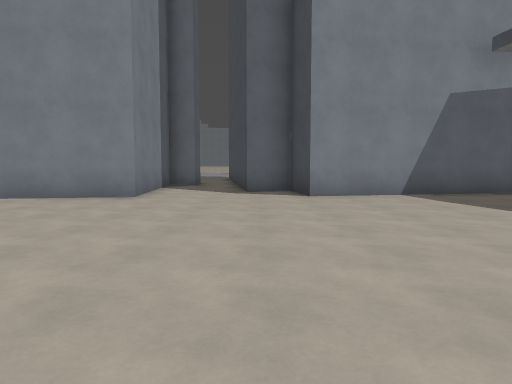
[1] (above)

18 first-person views from a walk through a Godot game level. The camera is 1.3 m above the floor, tilts 4° down and sees 75° across. The floor is counted in squares, 2 m on a side. Each view is taken from the middle of a square. On the plan, view 1 faces up. The plan holds only what a view shows up to about 10 squares ahead; the rest is blank. The place goes on beyond the plan. Surface patterns are stand-ins for the level's own textures.

[2]
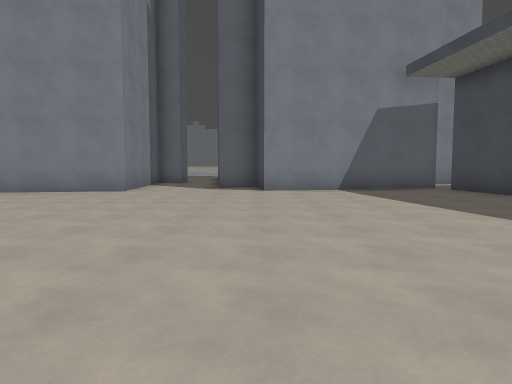

[3]
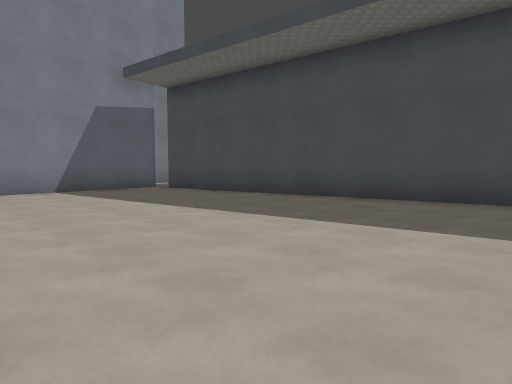

[4]
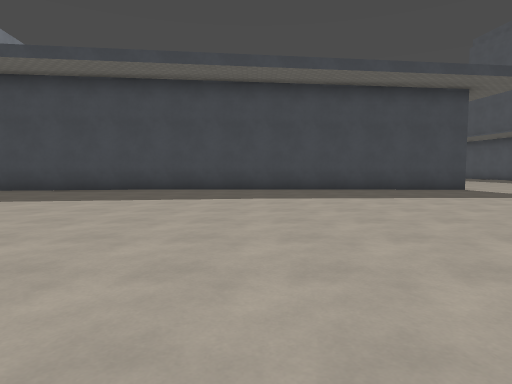

[5]
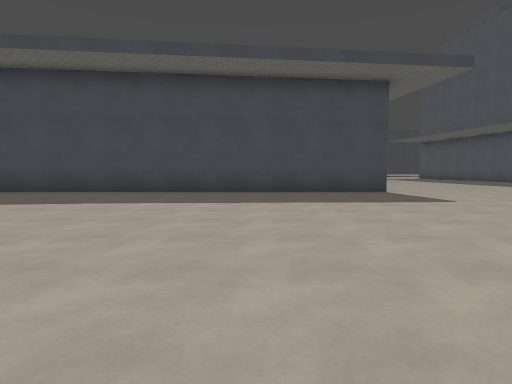

[6]
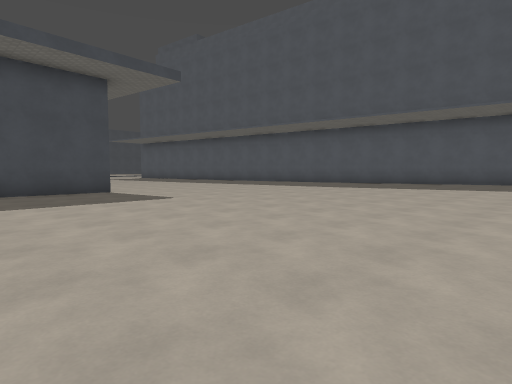

[7]
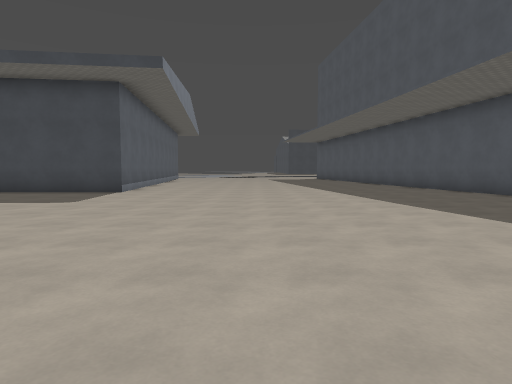

[8]
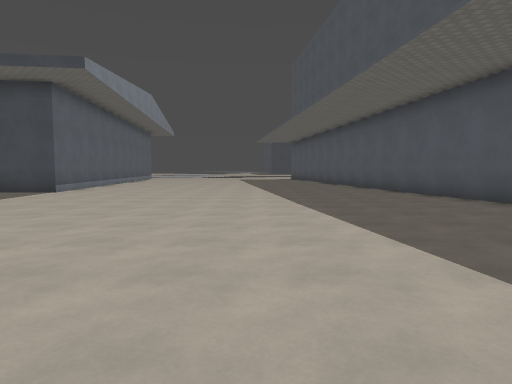

[9]
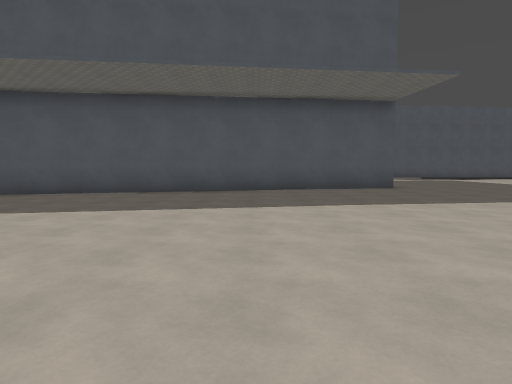

[10]
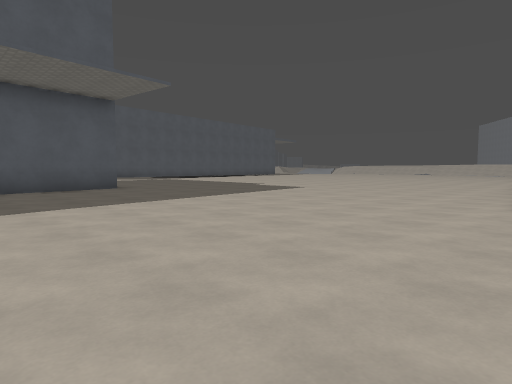

[11]
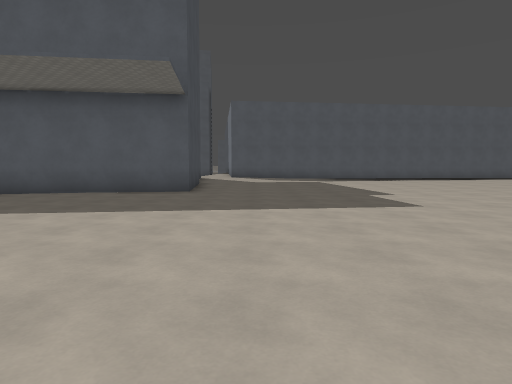

[12]
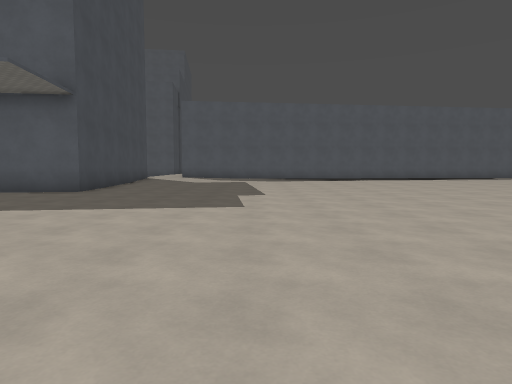

[13]
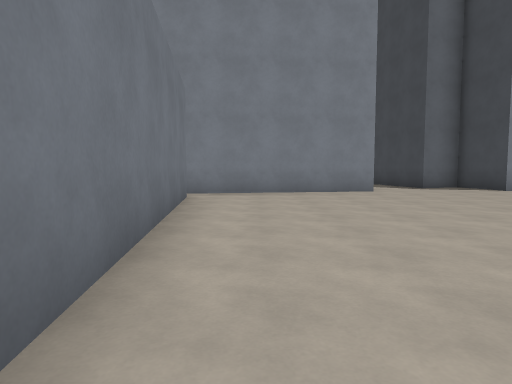

[14]
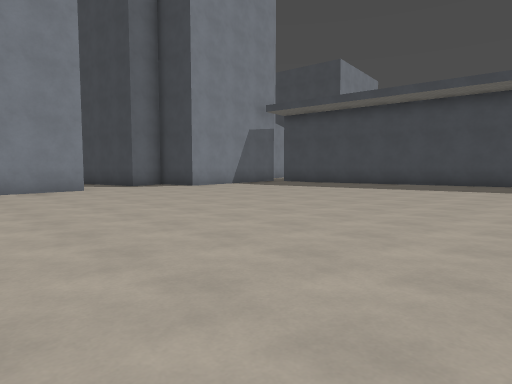

[15]
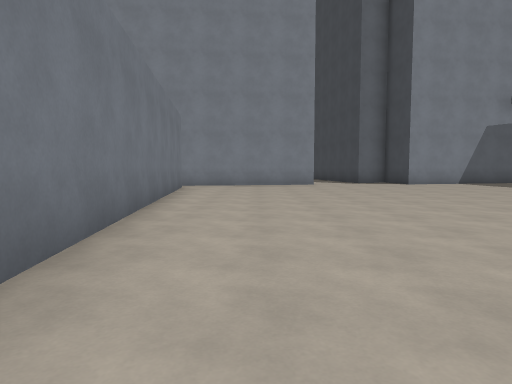

[16]
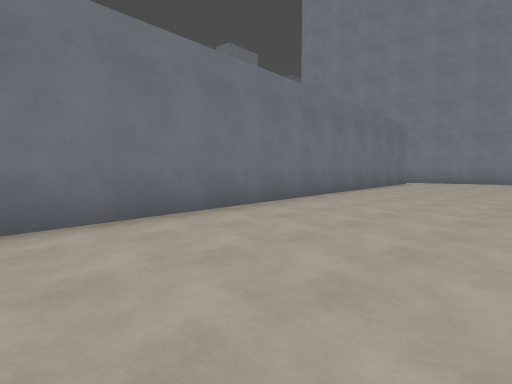

[17]
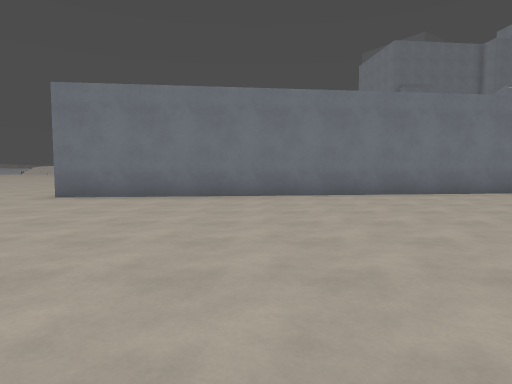

[18]
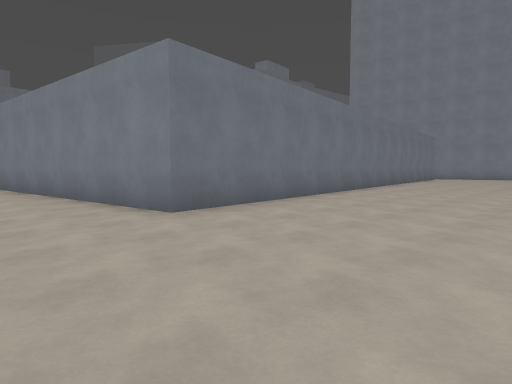

### Floor plan
Key: @ floor where view 1 was taken; # wall or solid block; . main floor; : floor 0.25 m higher than the main floor; + floor 4 m higher than the main floor; = window, fence, low wall or low ledge.
Columns run from 15 left of view 1 to 9 right of it. Each row starts with its distance up from view 1.
 10             #..##
  9             #...#
  8           ###...#######
  7        ####...........#
  6        =..............#
  5         ..............#
  4         ..............##
  3         ...............#
  2         =..............#
  1         =..............#
  0         =......@.......#
 -1         =..............#
 -2         =..............#
 -3         +..............#
 -4          ..............##
 -5          ...............#
 -6          ...............#
 -7          =..............#
 -8          =..............#
 -9          =..............#
-10          =..............#
-11          +..............#
-12           ...............
-13           ...............
-14   =====..................
-15     .....................
-16      ....................
-17     .....................
-18     .....................
-19    ::....................
-20   ::::...................
-21   :::::..................
-22  :::::::............#####
-23 :::::::::...#########
-24 ::::::::::..#

Where each view was taken, in squares from view 1:
view 1: 0 up, 0 right, facing up
view 2: 2 down, 1 right, facing up
view 3: 2 down, 1 right, facing up-right
view 4: 4 down, 2 left, facing right
view 5: 7 down, 1 left, facing right
view 6: 7 down, 1 left, facing down-right
view 7: 15 down, 1 left, facing right
view 8: 17 down, 1 left, facing right
view 9: 13 down, 1 right, facing down
view 10: 13 down, 1 right, facing down-left
view 11: 14 down, 5 left, facing down
view 12: 14 down, 8 left, facing down
view 13: 2 down, 6 left, facing up
view 14: 3 down, 6 left, facing up-right
view 15: 6 down, 5 left, facing up
view 16: 9 down, 2 left, facing up-left
view 17: 9 down, 2 right, facing left
view 18: 16 down, 1 left, facing up-left
